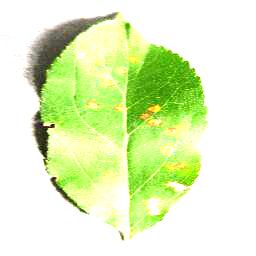
#> input picture agrisense-ml/data/test/test/AppleCedarRust1.JPG, 256 x 256 px
$ python -i features.py   (imports and definitions only)   (older library calls are emulated)
#> lines starting #> are read from the running program, lines starting #| are printed output that depends on the picture; after the words box and inside, x2 and y2 are one past the last pixel; in counts of white or black regions, pixels touching at a corner belong together
"""Handcrafted image features for disease classification without deep learning.

Design rationale
----------------
A CNN learns its own filters. Since we are constrained to classical ML, we
must hand the model features that already encode what a plant pathologist
looks at:

  * COLOUR  - the dominant signal. Lesions are chlorotic (yellow), necrotic
              (brown/black) or sporulating (grey/white) against green tissue.
              We use HSV and CIE-Lab, not RGB: both separate chromaticity
              from brightness, so a photo taken in shade still lands near one
              taken in sun.
  * TEXTURE - GLCM captures lesion granularity and leaf-surface roughness;
              LBP captures local micro-patterns like pustules and mottling.
  * LESION  - explicit "how much of this leaf is not healthy green, and how
              is that damage distributed" statistics.
  * SHAPE   - Hu moments over the segmented lesion mask, scale/rotation
              invariant, which matters because the dataset is augmented with
              rotations.

Total dimensionality is 242 (verified). Small enough for a linear SVM or a
gradient-boosted ensemble to fit quickly on tens of thousands of images.

Measured property worth knowing
-------------------------------
This descriptor is EXACTLY invariant to 90/180/270-degree rotations and to
flips: histograms and colour moments ignore pixel order, GLCM properties are
averaged over a symmetric angle set, and Hu moments are rotation invariant.
Verified empirically -- the L2 distance between an image and its 90-degree
rotation is 0.000.

Two consequences, both important for this dataset:

  1. The rotation/flip augmentations in `new-plant-diseases-dataset` produce
     IDENTICAL feature vectors to their source image. Training and validating
     on the dataset's shipped split would therefore score near-perfectly for
     a trivial reason. This is why `split.py` regroups by source image.
  2. We get rotation robustness for free, without needing the augmented
     copies to obtain it.

Extraction costs ~7 ms/image at 128x128, so the full ~88k-image dataset is
only a few minutes of wall time across 8 cores. There is no need to subsample
for tractability.
"""
from __future__ import annotations

import warnings
from pathlib import Path

import numpy as np
from PIL import Image
from skimage.color import rgb2gray, rgb2hsv, rgb2lab
from skimage.feature import graycomatrix, graycoprops, local_binary_pattern
from skimage.measure import moments_hu

IMAGE_SIZE = 128  # square resize; 128 keeps GLCM affordable across ~30k images

_HIST_BINS = 24
_GLCM_DISTANCES = (1, 3)
_GLCM_ANGLES = (0.0, np.pi / 4, np.pi / 2, 3 * np.pi / 4)
_GLCM_PROPS = ("contrast", "dissimilarity", "homogeneity", "energy", "correlation", "ASM")
_GLCM_LEVELS = 32  # quantise grey levels to keep the co-occurrence matrix small


def load_image(path: str | Path, size: int = IMAGE_SIZE) -> np.ndarray:
    """Decode to a square RGB float array in [0, 1]. Raises on a bad file."""
#> called with size = 128
    with Image.open(path) as im:
#> im is the input picture: PIL image 256x256 RGB; mean R, G, B 224.9, 242, 192.1
        im = im.convert("RGB").resize((size, size), Image.BILINEAR)
#> im: PIL image 128x128 RGB
        arr = np.asarray(im, dtype=np.float32) / 255.0
    return arr


def _hist(channel: np.ndarray, lo: float, hi: float, bins: int = _HIST_BINS) -> np.ndarray:
    h, _ = np.histogram(channel, bins=bins, range=(lo, hi))
    total = h.sum()
    return (h / total).astype(np.float32) if total else h.astype(np.float32)


def _moments(channel: np.ndarray) -> np.ndarray:
    """Mean, std and skew -- a compact stand-in for the full distribution."""
    mu = float(channel.mean())
    sd = float(channel.std())
    if sd < 1e-8:
        skew = 0.0
    else:
        skew = float(np.mean(((channel - mu) / sd) ** 3))
    return np.array([mu, sd, skew], dtype=np.float32)


def leaf_and_lesion_masks(rgb: np.ndarray) -> tuple[np.ndarray, np.ndarray]:
    """Segment foliage, then the damaged part of it.

    Excess Green (2G - R - B) is a standard, illumination-tolerant vegetation
    index. Healthy tissue scores high; necrotic and chlorotic tissue does not.
    """
    r, g, b = rgb[..., 0], rgb[..., 1], rgb[..., 2]
    exg = 2.0 * g - r - b
    leaf = exg > 0.02
    if leaf.mean() < 0.02:
        # Severely diseased or oddly lit image: fall back to "not background".
        leaf = rgb.max(axis=2) > 0.15

    hsv = rgb2hsv(rgb)
    hue, sat, val = hsv[..., 0], hsv[..., 1], hsv[..., 2]
    # Healthy green sits roughly in hue 0.17-0.45 with decent saturation.
    healthy = (hue > 0.17) & (hue < 0.45) & (sat > 0.20) & (val > 0.15)
    lesion = leaf & ~healthy
    return leaf, lesion


def extract(rgb: np.ndarray) -> np.ndarray:
    """Return the full feature vector for one pre-loaded RGB image."""
    with warnings.catch_warnings():
        warnings.simplefilter("ignore")
        hsv = rgb2hsv(rgb)
#> hsv: shape (128, 128, 3) float32; mean of channels 0, 1, 2 0.126, 0.224, 0.951
        lab = rgb2lab(rgb)
#> lab: shape (128, 128, 3) float32; mean of channels 0, 1, 2 93.4, -12.8, 21.7
        gray = rgb2gray(rgb)

    parts: list[np.ndarray] = []

    # --- Colour histograms (HSV in [0,1]; Lab on its natural ranges) ---
    parts.append(_hist(hsv[..., 0], 0.0, 1.0))
#> in _hist, `h, _ = np.histogram(channel, bins=bins, range=(lo, hi))`: h = 24 values, max 7500 at index 0, min 1 at index 15, mean 682.7
#> in _hist, `total = h.sum()`: total = 16384
    parts.append(_hist(hsv[..., 1], 0.0, 1.0))
    parts.append(_hist(hsv[..., 2], 0.0, 1.0))
    parts.append(_hist(lab[..., 0], 0.0, 100.0))
#> call 4 of _hist, with lo = 0, hi = 100, bins = 24
#> in _hist (call 4), `h, _ = np.histogram(channel, bins=bins, range=(lo, hi))`: h = 24 values, max 11026 at index 23, min 0 at index 0, mean 682.7
#> in _hist (call 4), `h, _ = np.histogram(channel, bins=bins, range=(lo, hi))`:
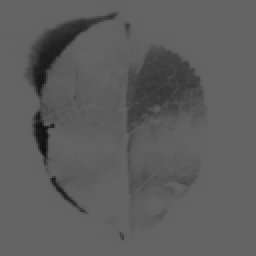
#> channel: shape (128, 128) float32 (shown 2 times larger); min 16.11, max 100, mean 93.4
    parts.append(_hist(lab[..., 1], -128.0, 127.0))
#> in _hist (call 5), `h, _ = np.histogram(channel, bins=bins, range=(lo, hi))`: h = 24 values, max 8552 at index 12, min 0 at index 0, mean 682.7
#> in _hist (call 5), `h, _ = np.histogram(channel, bins=bins, range=(lo, hi))`:
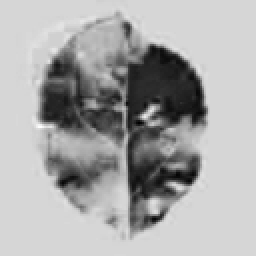
#> channel: shape (128, 128) float32 (shown 2 times larger); min -61.07, max 11.43, mean -12.79; drawn with min black and max white
    parts.append(_hist(lab[..., 2], -128.0, 127.0))
#> in _hist (call 6), `h, _ = np.histogram(channel, bins=bins, range=(lo, hi))`: h = 24 values, max 9306 at index 12, min 0 at index 0, mean 682.7
#> in _hist (call 6), `h, _ = np.histogram(channel, bins=bins, range=(lo, hi))`:
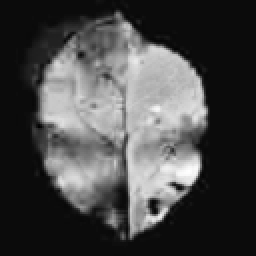
#> channel: shape (128, 128) float32 (shown 2 times larger); min -4.21, max 86.72, mean 21.7; drawn with min black and max white

    # --- Colour moments per channel ---
    for chan in (hsv[..., 0], hsv[..., 1], hsv[..., 2],
                 lab[..., 0], lab[..., 1], lab[..., 2],
                 rgb[..., 0], rgb[..., 1], rgb[..., 2]):
        parts.append(_moments(chan))
#> this loop made 9 passes
#> (mu in _moments, sd in _moments, skew in _moments) on passes 1 to 9: (0.126, 0.149, 1.99), (0.224, 0.291, 0.972), (0.951, 0.13, -3.39), (93.37, 13.39, -2.9), (-12.79, 18.24, -1.12), (21.68, 27.12, 0.716), (0.882, 0.198, -1.73), (0.949, 0.132, -3.38), (0.754, 0.311, -0.864)
#> after the loop, parts = 15 items

    # --- GLCM texture on quantised grey ---
    q = np.clip((gray * (_GLCM_LEVELS - 1)).astype(np.uint8), 0, _GLCM_LEVELS - 1)
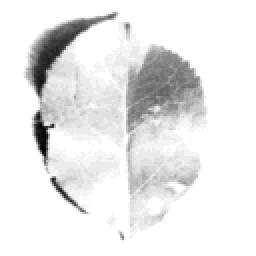
#> q: shape (128, 128) (shown 2 times larger); min 4, max 30, mean 27.8; drawn with min black and max white
    glcm = graycomatrix(
        q, distances=list(_GLCM_DISTANCES), angles=list(_GLCM_ANGLES),
        levels=_GLCM_LEVELS, symmetric=True, normed=True,
    )
    for prop in _GLCM_PROPS:
        with warnings.catch_warnings():
            warnings.simplefilter("ignore")
            vals = graycoprops(glcm, prop)  # (n_distances, n_angles)
        vals = np.nan_to_num(vals, nan=0.0, posinf=0.0, neginf=0.0)
        # Mean over angles gives rotation invariance; std keeps directionality.
        parts.append(vals.mean(axis=1).astype(np.float32))
        parts.append(vals.std(axis=1).astype(np.float32))
#> this loop made 6 passes
#> vals on passes 1 to 6: [[2.08, 3.09, 1.51, 3.16], [10.08, 7.98, 6.55, 7.59]], [[0.485, 0.632, 0.422, 0.588], [1.15, 1.07, 0.954, 0.981]], [[0.852, 0.82, 0.858, 0.833], [0.768, 0.763, 0.769, 0.775]], [[0.61, 0.601, 0.611, 0.6], [0.575, 0.577, 0.579, 0.575]], [[0.948, 0.924, 0.962, 0.922], [0.753, 0.805, 0.839, 0.815]], [[0.372, 0.361, 0.374, 0.361], [0.331, 0.333, 0.336, 0.331]]
#> after the loop, parts = 27 items

    # --- LBP at two radii ---
    for P, R in ((8, 1), (16, 2)):
        lbp = local_binary_pattern((gray * 255).astype(np.uint8), P, R, method="uniform")
        h, _ = np.histogram(lbp, bins=P + 2, range=(0, P + 2))
        total = h.sum()
        parts.append((h / total).astype(np.float32) if total else h.astype(np.float32))
#> this loop made 2 passes
#> (h, total) on pass 1: ([255, 492, 421, 1271, 1673, 2145, 699, 771, 7764, 893], 16384)
#> total on pass 2: 16384
#> pass 1, in extract, `lbp = local_binary_pattern((gray * 255).astype(np.uint8), P, R, method..`:
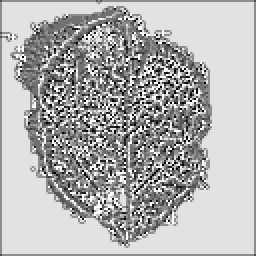
#> lbp: shape (128, 128) float64 (shown 2 times larger); min 0, max 9, mean 6.24; drawn with min black and max white
#> after the loop, parts = 29 items

    # --- Lesion statistics ---
    leaf, lesion = leaf_and_lesion_masks(rgb)
#> in leaf_and_lesion_masks, `leaf = exg > 0.02`:
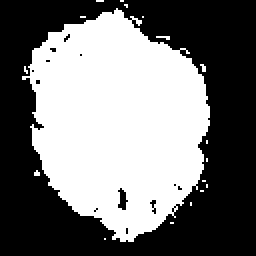
#> leaf: shape (128, 128) bool (shown 2 times larger); 46.2% white; 18 white regions (17 under 20 px), largest, box (x1, y1, x2, y2) and area: (11, 4, 105, 121) 7518
#> in leaf_and_lesion_masks, `healthy = (hue > 0.17) & (hue < 0.45) & (sat > 0.20) & (val > 0.15)`: healthy: shape (128, 128) bool; 34.6% white; 16 white regions (14 under 20 px), largest, box (x1, y1, x2, y2) and area: (18, 6, 104, 117) 5598, (53, 107, 60, 114) 36
#> in leaf_and_lesion_masks, `lesion = leaf & ~healthy`:
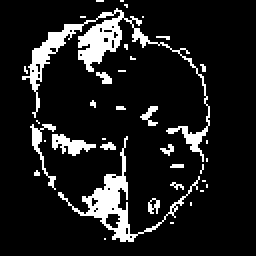
#> lesion: shape (128, 128) bool (shown 2 times larger); 11.6% white; 37 white regions (28 under 20 px), largest, box (x1, y1, x2, y2) and area: (11, 4, 105, 81) 885, (29, 68, 100, 121) 534, (26, 67, 48, 78) 122
    leaf_frac = float(leaf.mean())
#> leaf_frac = 0.462
    lesion_frac = float(lesion.mean())
#> lesion_frac = 0.116
    lesion_of_leaf = float(lesion.sum() / leaf.sum()) if leaf.sum() else 0.0
#> lesion_of_leaf = 0.251
    parts.append(np.array([leaf_frac, lesion_frac, lesion_of_leaf], dtype=np.float32))

    # Colour of the damaged tissue specifically -- distinguishes a brown
    # necrotic blight from a yellow chlorotic deficiency.
    if lesion.sum() > 10:
        parts.append(_moments(hsv[..., 0][lesion]))
        parts.append(_moments(lab[..., 1][lesion]))
        parts.append(_moments(lab[..., 2][lesion]))
    else:
        parts.append(np.zeros(9, dtype=np.float32))

    # --- Hu moments of the lesion mask (rotation/scale invariant) ---
    hu = moments_hu(lesion.astype(np.float64))
#> hu = [0, 0, 0, 0, 0, 0, 0]
    hu = np.sign(hu) * np.log1p(np.abs(hu) * 1e6)  # compress the huge dynamic range
    parts.append(np.nan_to_num(hu, nan=0.0, posinf=0.0, neginf=0.0).astype(np.float32))

    vec = np.concatenate([np.atleast_1d(p).ravel() for p in parts]).astype(np.float32)
#> vec = 242 values, max 93.37 at index 153, min -12.79 at index 156, mean 0.92
    return np.nan_to_num(vec, nan=0.0, posinf=0.0, neginf=0.0)


def extract_from_path(path: str | Path) -> np.ndarray:
    return extract(load_image(path))


def feature_dim() -> int:
    """Dimensionality, computed once from a synthetic probe image."""
    probe = np.zeros((IMAGE_SIZE, IMAGE_SIZE, 3), dtype=np.float32)
    probe[..., 1] = 0.5
    return int(extract(probe).shape[0])

>>> result = extract_from_path('../../../data/test/test/AppleCedarRust1.JPG')
#> result has the same summary as vec in extract

$ run again, on agrisense-ml/data/test/test/AppleCedarRust2.JPG
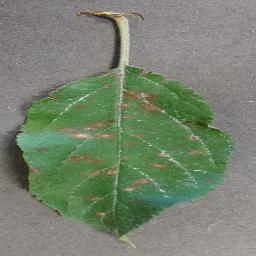
#> input picture agrisense-ml/data/test/test/AppleCedarRust2.JPG, 256 x 256 px
#> in load_image, im is the input picture: PIL image 256x256 RGB; mean R, G, B 119.2, 130.9, 111.7
#> im: PIL image 128x128 RGB
#> hsv: shape (128, 128, 3) float32; mean of channels 0, 1, 2 0.337, 0.183, 0.524
#> lab: shape (128, 128, 3) float32; mean of channels 0, 1, 2 53.4, -7.9, 9.3
#> in _hist, `h, _ = np.histogram(channel, bins=bins, range=(lo, hi))`: h = 24 values, max 2974 at index 1, min 0 at index 15, mean 682.7
#> in _hist, `total = h.sum()`: total = 16384
#> the loop in extract, `for chan in (hsv[..., 0], hsv[..., 1], hsv[..., 2], lab[..., 0], lab[...` made 9 passes
#> (mu in _moments, sd in _moments, skew in _moments) on passes 1 to 8: (0.337, 0.316, 1.09), (0.183, 0.172, 0.633), (0.524, 0.0694, -1.16), (53.43, 7.42, -1.13), (-7.92, 11.8, -0.654), (9.28, 10.09, 0.631), (0.468, 0.114, -0.478), (0.514, 0.0675, -1.2)
#> after the loop in extract, `for chan in (hsv[..., 0], hsv[..., 1], hsv[..., 2],`: parts = 15 items
#> the loop in extract, `for prop in _GLCM_PROPS:` made 6 passes
#> vals on passes 1 to 5: [[0.994, 1.46, 0.949, 1.63], [3.79, 3.1, 2.53, 3.35]], [[0.512, 0.683, 0.565, 0.716], [1, 0.97, 0.957, 1.01]], [[0.782, 0.719, 0.751, 0.712], [0.659, 0.652, 0.64, 0.644]], [[0.266, 0.239, 0.249, 0.238], [0.223, 0.219, 0.214, 0.218]], [[0.908, 0.866, 0.912, 0.85], [0.652, 0.716, 0.767, 0.693]]
#> after the loop in extract, `for prop in _GLCM_PROPS:`: parts = 27 items
#> the loop in extract, `for P, R in ((8, 1), (16, 2)):` made 2 passes
#> (h, total) on pass 1: ([1137, 1446, 1080, 1569, 2146, 1840, 1486, 1512, 1595, 2573], 16384)
#> pass 1, in extract, `lbp = local_binary_pattern((gray * 255).astype(np.uint8), P, R, method..`:
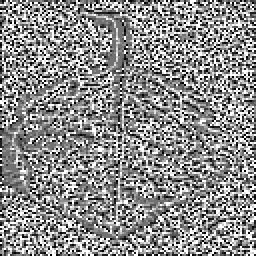
#> lbp: shape (128, 128) float64 (shown 2 times larger); min 0, max 9, mean 4.98; drawn with min black and max white
#> after the loop in extract, `for P, R in ((8, 1), (16, 2)):`: parts = 29 items
#> leaf: shape (128, 128) bool; 44.4% white; 14 white regions (13 under 20 px), largest, box (x1, y1, x2, y2) and area: (1, 5, 119, 125) 7237
#> healthy: shape (128, 128) bool; 36.7% white; 4 white regions (3 under 20 px), largest, box (x1, y1, x2, y2) and area: (8, 33, 117, 120) 6008
#> in leaf_and_lesion_masks, `lesion = leaf & ~healthy`:
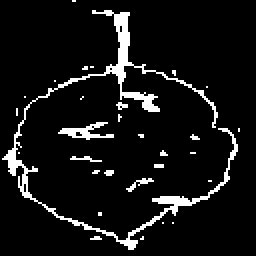
#> lesion: shape (128, 128) bool (shown 2 times larger); 7.7% white in thin lines or dots
#> leaf_frac = 0.444
#> lesion_frac = 0.0767
#> lesion_of_leaf = 0.173
#> hu = [0, 0, 0, 0, 0, 0, 0]
#> vec = 242 values, max 53.43 at index 153, min -7.92 at index 156, mean 0.502
#> result has the same summary as vec in extract

$ run again, on agrisense-ml/data/test/test/AppleCedarRust3.JPG
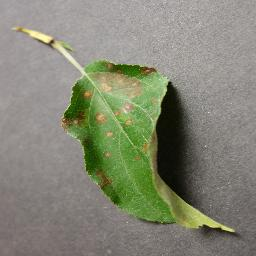
#> input picture agrisense-ml/data/test/test/AppleCedarRust3.JPG, 256 x 256 px
#> in load_image, im is the input picture: PIL image 256x256 RGB; mean R, G, B 132.3, 134.3, 117.3
#> im: PIL image 128x128 RGB
#> hsv: shape (128, 128, 3) float32; mean of channels 0, 1, 2 0.126, 0.172, 0.542
#> lab: shape (128, 128, 3) float32; mean of channels 0, 1, 2 55.3, -3.6, 8.9
#> in _hist, `h, _ = np.histogram(channel, bins=bins, range=(lo, hi))`: h = 24 values, max 6672 at index 1, min 0 at index 7, mean 682.7
#> in _hist, `total = h.sum()`: total = 16384
#> the loop in extract, `for chan in (hsv[..., 0], hsv[..., 1], hsv[..., 2], lab[..., 0], lab[...` made 9 passes
#> (mu in _moments, sd in _moments, skew in _moments) on passes 1 to 8: (0.126, 0.144, 4.04), (0.172, 0.219, 1.7), (0.542, 0.136, -1.53), (55.26, 14.03, -1.69), (-3.59, 9.83, -1.9), (8.86, 12.84, 1.56), (0.519, 0.145, -1.26), (0.527, 0.134, -1.41)
#> after the loop in extract, `for chan in (hsv[..., 0], hsv[..., 1], hsv[..., 2],`: parts = 15 items
#> the loop in extract, `for prop in _GLCM_PROPS:` made 6 passes
#> vals on passes 1 to 5: [[1.31, 1.78, 1.27, 2.46], [5.75, 4.33, 4.73, 5.67]], [[0.571, 0.663, 0.55, 0.79], [1.2, 1, 1.06, 1.22]], [[0.767, 0.736, 0.775, 0.712], [0.639, 0.667, 0.661, 0.634]], [[0.213, 0.199, 0.21, 0.196], [0.18, 0.183, 0.179, 0.178]], [[0.963, 0.95, 0.964, 0.931], [0.841, 0.88, 0.868, 0.843]]
#> after the loop in extract, `for prop in _GLCM_PROPS:`: parts = 27 items
#> the loop in extract, `for P, R in ((8, 1), (16, 2)):` made 2 passes
#> (h, total) on pass 1: ([972, 1312, 1065, 1720, 2463, 2147, 1456, 1356, 1565, 2328], 16384)
#> pass 1, in extract, `lbp = local_binary_pattern((gray * 255).astype(np.uint8), P, R, method..`:
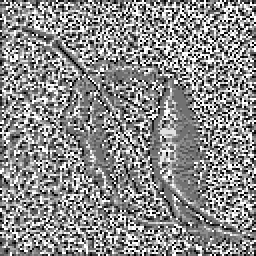
#> lbp: shape (128, 128) float64 (shown 2 times larger); min 0, max 9, mean 4.94; drawn with min black and max white
#> after the loop in extract, `for P, R in ((8, 1), (16, 2)):`: parts = 29 items
#> leaf: shape (128, 128) bool; 28.2% white; 15 white regions (14 under 20 px), largest, box (x1, y1, x2, y2) and area: (6, 13, 118, 117) 4586
#> healthy: shape (128, 128) bool; 17.9% white; 9 white regions (8 under 20 px), largest, box (x1, y1, x2, y2) and area: (31, 30, 110, 114) 2895
#> in leaf_and_lesion_masks, `lesion = leaf & ~healthy`:
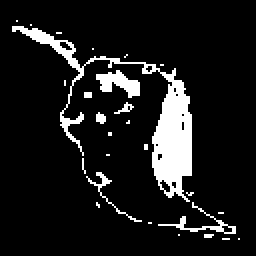
#> lesion: shape (128, 128) bool (shown 2 times larger); 10.4% white; 27 white regions (21 under 20 px), largest, box (x1, y1, x2, y2) and area: (6, 13, 96, 101) 1242, (48, 35, 70, 49) 163, (79, 101, 118, 117) 105, (43, 86, 71, 111) 66, (57, 51, 67, 57) 22, (48, 56, 53, 62) 22
#> leaf_frac = 0.282
#> lesion_frac = 0.104
#> lesion_of_leaf = 0.367
#> hu = [0, 0, 0, 0, 0, 0, 0]
#> vec = 242 values, max 55.26 at index 153, min -3.59 at index 156, mean 0.597
#> result has the same summary as vec in extract
